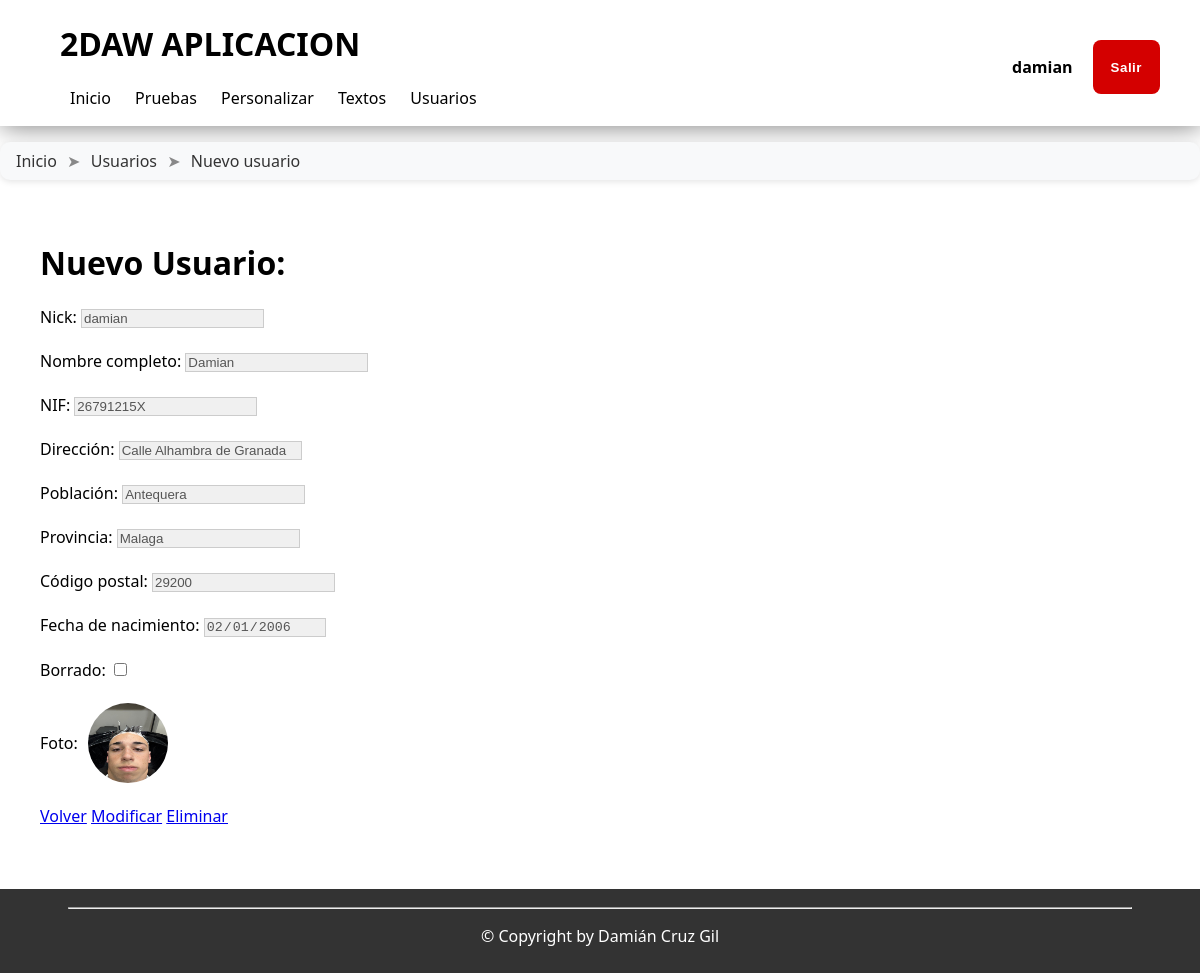
The app's page /aplicacion/usuarios/verUsuario.php?codUsu=2 (signed in) with its own data.
### tables this page shows
CREATE TABLE IF NOT EXISTS `usuarios` (
  `cod_usuario` int(11) NOT NULL AUTO_INCREMENT,
  `nick` varchar(50) NOT NULL,
  `nombre` varchar(50) NOT NULL,
  `nif` varchar(10) NOT NULL,
  `direccion` varchar(50) NOT NULL,
  `poblacion` varchar(30) NOT NULL,
  `provincia` varchar(30) NOT NULL,
  `CP` varchar(5) NOT NULL DEFAULT '00000',
  `fecha_nacimiento` date NOT NULL,
  `borrado` tinyint(1) NOT NULL DEFAULT 0,
  `foto` varchar(50) NOT NULL,
  PRIMARY KEY (`cod_usuario`),
  UNIQUE KEY `nick` (`nick`)
);

### cabecera.php (called while the page is built, shortened)
<?php
spl_autoload_register(function ($clase) {
    $ruta = RUTABASE . "/scripts/class/";
    $fichero = $ruta . "$clase.php";
});
$acceso = new Acceso();
include(RUTABASE . "/aplicacion/templates/plantilla.php");

### scripts/class/Acceso.php (called while the page is built, shortened)
<?php
class Acceso
{
    private $_validado;
    private $_nombre;
    public function __construct()
    {
        $this->_validado = false;
        $this->_nombre = "";
    }
    private function recogerDeSesion(): bool
    {
        if (
            !isset($_SESSION) ||
            !isset($_SESSION["acceso"]) ||
            !isset($_SESSION["acceso"]["validado"]) ||
            $_SESSION["acceso"]["validado"] == false
        ) {
            $this->_validado = false;
        } else {
            $this->_validado = true;
            $this->_nombre = $_SESSION["acceso"]["nombre"];
        }
        return true;
    }
    public function hayUsuario(): bool
    {
        return $this->_validado;
    }
    public function getNombre(): string|false
    {
        return $this->_nombre;
    }
}

### aplicacion/usuarios/verUsuario.php (the view, shortened to what this page needs)
<?php
include_once(dirname(__FILE__) . "/../../cabecera.php");
$barraUbi = [
    [
        "TEXTO" => "Inicio",
        "LINK" => "/index.php"
    ],
    [
        'TEXTO' => "Usuarios",
        'LINK' => "/aplicacion/usuarios"
    ],
    [
        'TEXTO' => "Nuevo usuario",
        'LINK' => "/aplicacion/usuarios/verUsuario.php"
    ]
];
$codUsu = $_GET['codUsu'];
$sentenciaDatosUsu = "SELECT * FROM usuarios WHERE cod_usuario = '$codUsu'";
$usuario = $conexion->query($sentenciaDatosUsu)->fetch_assoc();
inicioCabecera("2DAW APLICACION");
finCabecera();
inicioCuerpo("2DAW APLICACION", $barraUbi);
cuerpo($usuario);
finCuerpo();
function cuerpo($usuario)
{
?>
    <h1>Nuevo Usuario:</h1>
    <label>Nick:</label>
    <input type="text" name="nick" value="<?= $usuario['nick'] ?>" readonly><br><br>
    <label>Nombre completo:</label>
    <input type="text" name="nombre" value="<?= $usuario['nombre'] ?>" readonly> <br><br>
    <label>NIF:</label>
    <input type="text" name="nif" value="<?= $usuario['nif'] ?>" readonly><br><br>
    <label>Dirección:</label>
    <input type="text" name="direccion" value="<?= $usuario['direccion'] ?>" readonly><br><br>
    <label>Población:</label>
    <input type="text" name="poblacion" value="<?= $usuario['poblacion'] ?>" readonly><br><br>
    <label>Provincia:</label>
    <input type="text" name="provincia" value="<?= $usuario['provincia'] ?>" readonly><br><br>
    <label>Código postal:</label>
    <input type="text" name="cp" value="<?= $usuario['CP'] ?>" readonly><br><br>
    <label>Fecha de nacimiento:</label>
    <input type="date" name="fecha_nacimiento" value="<?= $usuario['fecha_nacimiento'] ?>" readonly><br><br>
    <label>Borrado:</label>
    <input type="checkbox" name="borrado" <?= $usuario['borrado'] ? 'checked' : '' ?> readonly><br><br>
    <div style="display:flex; align-items:center; gap: 10px;">
        <label>Foto:</label>
        <img class="imgUsu" src="/images/fotos/<?= $usuario['foto'] ?>" alt=""><br><br>
    </div>
    <br>
    <a href="/aplicacion/usuarios/index.php">Volver</a>
    <a href="modificarUsuario.php?codUsu=<?= $usuario['cod_usuario'] ?>">Modificar</a>
    <a href="borrarUsuario.php">Eliminar</a>
<?php
}

### aplicacion/templates/plantilla.php (shortened to what this page needs)
<?php
function inicioCabecera(string $titulo)
{
?>
    <!DOCTYPE html>
    <html lang="es">
    <head>
        <link rel="stylesheet" type="text/css"
            href="/styles/base7.css">
        <link rel="stylesheet" href="https://cdnjs.cloudflare.com/ajax/libs/font-awesome/6.5.0/css/all.min.css">
    <?php
}
function finCabecera()
{
    ?>
    </head>
<?php
}
function inicioCuerpo(string $cabecera, array $barraUbi = [])
{
    global $acceso;
    $colorFondo = $_COOKIE['color_fondo'] ?? COLORESFONDO['blanco'];
    $colorTexto = $_COOKIE['color_texto'] ?? COLORESTEXTO['negro'];
?>
    <body style="background-color: <?= $colorFondo ?>; color:<?= $colorTexto ?>;">
        <header>
            <h1 id="titulo"><?php echo $cabecera; ?></h1>
            <nav id="barraMenu">
                <ul>
                    <li><a href="/index.php">Inicio</a></li>
                    <?php if ($acceso->hayUsuario()) {
                    ?>
                        <li><a href="/aplicacion/tests/index.php">Pruebas</a></li>
                        <li><a href="/aplicacion/personalizar/personalizar.php">Personalizar</a></li>
                        <li><a href="/aplicacion/texto/verTextos.php">Textos</a></li>
                        <li><a href="/aplicacion/usuarios/index.php">Usuarios</a></li>
                    <?php
                    } ?>
                </ul>
            </nav>
            <div id="barraLogin">
                <?php if ($acceso->hayUsuario()) {
                ?>
                    <form action="/aplicacion/acceso/login.php" method="post">
                        <div>
                            <p><?= $acceso->getNombre() ?></p>
                            <button class="salir" name="salir" type="submit">Salir</button>
                        </div>
                    </form>
                <?php
                } else {
                    echo "<a href='/aplicacion/acceso/login.php' class='acceso'>Log In</a>";
                } ?>
            </div>
        </header>
        <div id="barraUbicacion">
            <?php
            if ($barraUbi) {
                $ultimo = end($barraUbi);
                foreach ($barraUbi as $elemento) {
                    if (!empty($elemento["TEXTO"])) {
                        if (!empty($elemento["LINK"])) {
                            echo "<a href=\"{$elemento["LINK"]}\">{$elemento["TEXTO"]}</a>";
                        } else {
                            echo "<span>{$elemento["TEXTO"]}</span>";
                        }
                        if ($elemento !== $ultimo) {
                            echo " <span>➤</span> ";
                        }
                    }
                }
            }
            ?>
        </div>
        <main>
        <?php
    }
    function finCuerpo()
    {
        ?>
            <br />
            <br />
        </main>
        <footer>
            <hr width="90%" />
            <p>
                &copy; Copyright by Damián Cruz Gil
            </p>
        </footer>
    </body>
    </html>
<?php
    }

### styles/base7.css (style rules this page uses)
html, body { height: 100%; margin: 0; }
body { background: lightgray; font-family: "Segoe UI", Tahoma, Geneva, Verdana, sans-serif; font-size: 16px; color: #333; display: flex; flex-direction: column; }
main { flex: 1; }
header { padding: 1px 0; background-color: white; box-shadow: 1px 1px 25px gray; }
#titulo { margin-left: 7.5vh; }
#barraLogin { position: absolute; right: 5vh; top: 5vh; }
#barraLogin div { display: flex; gap: 20px; font-weight: bold; height: fit-content; }
.salir { background: #d40000; color: #fff; padding: 10px 18px; border-radius: 8px; font-weight: 600; letter-spacing: 0.5px; transition: 0.3s ease; text-decoration: none; display: inline-block; border: none; }
#barraMenu ul { list-style: none; margin-left: 7.5vh; padding: 0; }
#barraMenu li { display: inline; padding: 10px; transition: border-bottom 0.15s; }
#barraMenu a { text-decoration: none; color: black; }
#barraUbicacion { margin-top: 2vh; padding: 8px 16px; background: #f8f9fa; border-radius: 10px; box-shadow: 0 2px 6px rgba(0, 0, 0, 0.1); font-family: "Segoe UI", Tahoma, sans-serif; }
#barraUbicacion a { text-decoration: none; color: #333; font-weight: 500; transition: color 0.3s ease; }
#barraUbicacion span { color: #888; margin: 0 6px; }
main { margin: 5vh; }
footer { background: #333; color: white; text-align: center; padding: 10px; }
.imgUsu { width: 10vh; height: 10vh; border-radius: 100%; }
input[readonly] { background-color: #f0f0f0; color: #555; border: 1px solid #ccc; cursor: not-allowed; }
img { border-radius: 100%; }

### records on screen
usuarios: nick "damian", nombre "Damian", nif "26791215X", direccion "Calle Alhambra de Granada", poblacion "Antequera", provincia "Malaga", cp "29200", fecha_nacimiento "02/01/2006", foto (picture)

### other values on screen
$cabecera "2DAW APLICACION"
$elemento["TEXTO"] "Inicio"
$elemento["TEXTO"] "Usuarios"
$elemento["TEXTO"] "Nuevo usuario"
